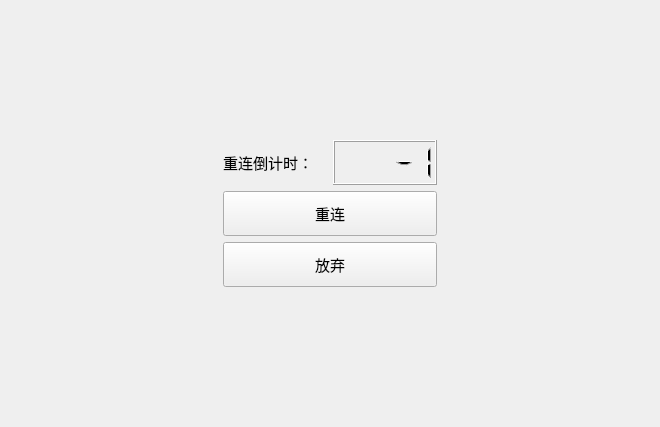
<?xml version="1.0" encoding="UTF-8"?>
<ui version="4.0">
 <class>CountDown</class>
 <widget class="QWidget" name="CountDown">
  <property name="geometry">
   <rect>
    <x>0</x>
    <y>0</y>
    <width>660</width>
    <height>427</height>
   </rect>
  </property>
  <property name="windowTitle">
   <string>Form</string>
  </property>
  <layout class="QGridLayout" name="gridLayout">
   <item row="0" column="0" colspan="3">
    <spacer name="verticalSpacer">
     <property name="orientation">
      <enum>Qt::Vertical</enum>
     </property>
     <property name="sizeHint" stdset="0">
      <size>
       <width>528</width>
       <height>121</height>
      </size>
     </property>
    </spacer>
   </item>
   <item row="1" column="1">
    <layout class="QHBoxLayout" name="horizontalLayout">
     <item>
      <widget class="QLabel" name="label">
       <property name="font">
        <font>
         <pointsize>11</pointsize>
        </font>
       </property>
       <property name="text">
        <string>重连倒计时：</string>
       </property>
      </widget>
     </item>
     <item>
      <widget class="QLCDNumber" name="lcdNumber">
       <property name="minimumSize">
        <size>
         <width>0</width>
         <height>45</height>
        </size>
       </property>
       <property name="font">
        <font>
         <pointsize>11</pointsize>
        </font>
       </property>
       <property name="value" stdset="0">
        <double>-1.000000000000000</double>
       </property>
       <property name="intValue" stdset="0">
        <number>-1</number>
       </property>
      </widget>
     </item>
    </layout>
   </item>
   <item row="1" column="2" rowspan="2">
    <spacer name="horizontalSpacer_2">
     <property name="orientation">
      <enum>Qt::Horizontal</enum>
     </property>
     <property name="sizeHint" stdset="0">
      <size>
       <width>205</width>
       <height>42</height>
      </size>
     </property>
    </spacer>
   </item>
   <item row="2" column="0">
    <spacer name="horizontalSpacer">
     <property name="orientation">
      <enum>Qt::Horizontal</enum>
     </property>
     <property name="sizeHint" stdset="0">
      <size>
       <width>205</width>
       <height>17</height>
      </size>
     </property>
    </spacer>
   </item>
   <item row="2" column="1">
    <widget class="QPushButton" name="pushButtonReConn">
     <property name="minimumSize">
      <size>
       <width>214</width>
       <height>45</height>
      </size>
     </property>
     <property name="font">
      <font>
       <pointsize>11</pointsize>
      </font>
     </property>
     <property name="text">
      <string>重连</string>
     </property>
    </widget>
   </item>
   <item row="3" column="1">
    <widget class="QPushButton" name="pushButton_fq">
     <property name="minimumSize">
      <size>
       <width>214</width>
       <height>45</height>
      </size>
     </property>
     <property name="font">
      <font>
       <pointsize>11</pointsize>
      </font>
     </property>
     <property name="text">
      <string>放弃</string>
     </property>
    </widget>
   </item>
   <item row="4" column="1">
    <spacer name="verticalSpacer_2">
     <property name="orientation">
      <enum>Qt::Vertical</enum>
     </property>
     <property name="sizeHint" stdset="0">
      <size>
       <width>20</width>
       <height>121</height>
      </size>
     </property>
    </spacer>
   </item>
  </layout>
 </widget>
 <resources/>
 <connections/>
</ui>
